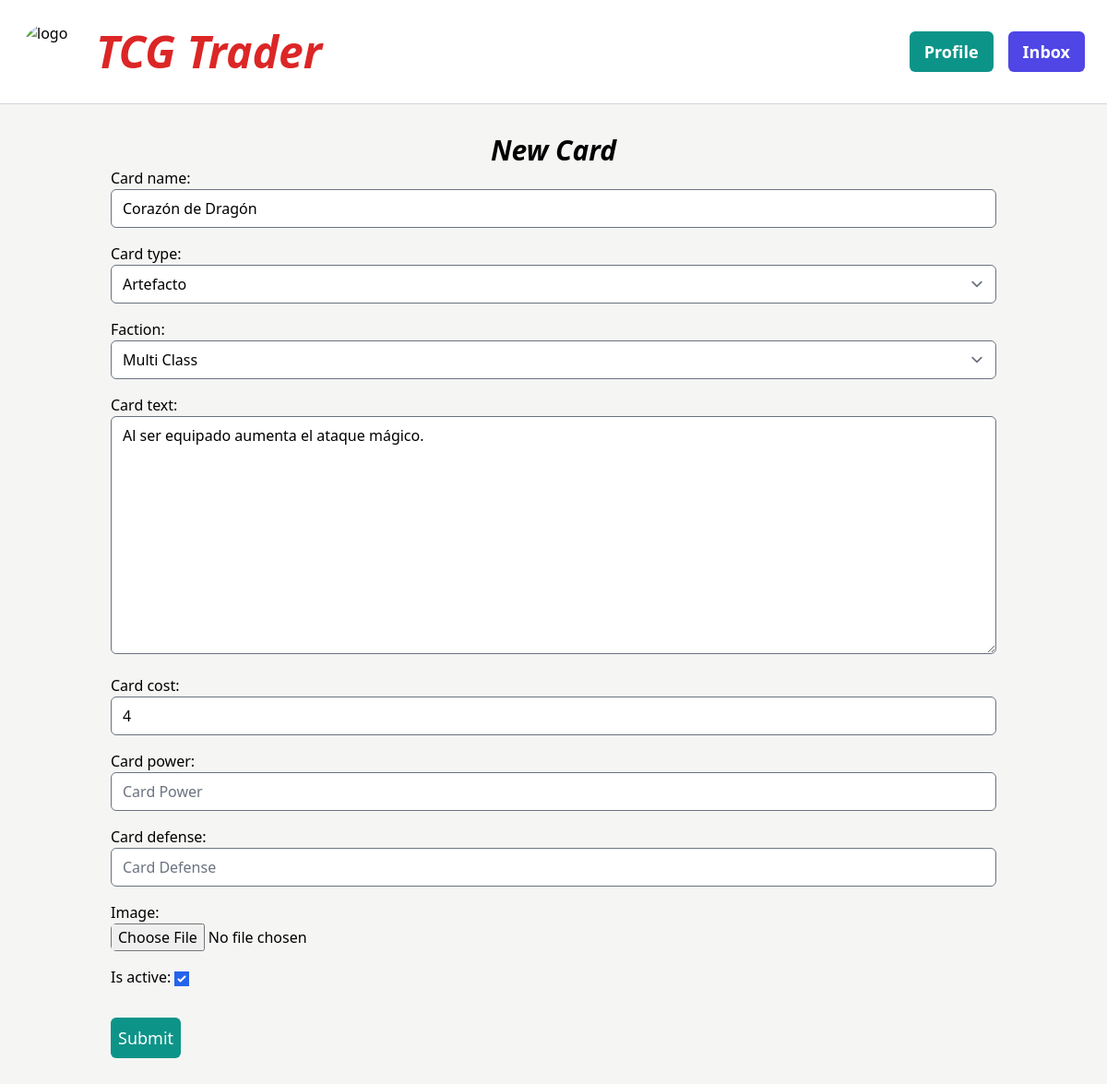
Screenshot of /16/update/ (signed in) with the database file from the repository.
### card/models.py (models this page shows, shortened)
class Card(models.Model):
    card_name = models.CharField(max_length=100)
    card_type = models.ForeignKey(Card_Type, on_delete=models.CASCADE)
    faction = models.ForeignKey(Faction, on_delete=models.CASCADE)
    card_text = models.TextField()
    card_cost = models.IntegerField()
    card_power = models.IntegerField(blank=True, null=True)
    card_defense = models.IntegerField(blank=True, null=True)
    card_image = CloudinaryField('image', blank=True, null=True)
    is_active = models.BooleanField(default=True)
    created_by = models.ForeignKey(User, on_delete=models.CASCADE)
    created_at = models.DateTimeField(auto_now_add=True)
    updated_at = models.DateTimeField(auto_now=True)

### card/views.py (the view)
# urls.py: path('<int:pk>/update/', views.update, name='update'),
@login_required
def update(request, pk):
    card = get_object_or_404(Card, pk=pk, created_by=request.user)
    if request.method == 'POST':
        form = UpdateCardForm(request.POST, request.FILES, instance=card)
        if form.is_valid():
            form.save()
            return redirect('card:detail', pk=card.pk)
    else:
        form = UpdateCardForm(instance=card)
    return render(request, 'card/new_card.html', {'form': form})

### card/forms.py
class UpdateCardForm(forms.ModelForm):
    class Meta:
        model = Card
        fields = ['card_name', 'card_type', 'faction', 'card_text', 'card_cost', 'card_power', 'card_defense', 'card_image', 'is_active']
        widgets = {
            'card_name': forms.TextInput(attrs={'placeholder': 'Card Name', 'class': 'w-full rounded-md'}),
            'card_type': forms.Select(attrs={'class': 'w-full rounded-md'}),
            'faction': forms.Select(attrs={'class': 'w-full rounded-md'}),
            'card_text': forms.Textarea(attrs={'class': 'w-full rounded-md'}),
            'card_cost': forms.NumberInput(attrs={'placeholder': 'Card Cost', 'class': 'w-full rounded-md'}),
            'card_power': forms.NumberInput(attrs={'placeholder': 'Card Power', 'class': 'w-full rounded-md'}),
            'card_defense': forms.NumberInput(attrs={'placeholder': 'Card Defense', 'class': 'w-full rounded-md'}),
            'card_image': forms.FileInput(attrs={'class': 'w-full rounded-md'}),
        }

### card/models.py (called while the page is built)
    def __str__(self):
        return self.type_name

    def __str__(self):
        return self.faction_name

### card/templates/card/new_card.html (shortened to what this page needs)
{% extends 'core/base.html' %}
{% block content %}
    <h2 class="text-3xl text-center font-bold italic">New Card</h2>
    <form action="." method="post" enctype="multipart/form-data">
        <div class="space-y-4">
            {{ form.as_p }}
        </div>
        <button class="p-2 text-lg bg-teal-600 hover:bg-teal-800 rounded-md text-white mt-8">Submit</button>
    </form>
{% endblock  %}

### rows the page displays
Card: card_name "Corazón de Dragón", card_type "Artefacto", faction "Multi Class", card_text "Al ser equipado aumenta el ataque mágico.", card_cost "4", is_active "☑"
